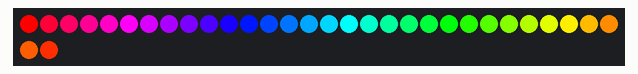
The sketch below on a simulated Arduino Uno, built with avr-gcc and run on an emulated ATmega328P. Shown: 32 RGB LEDs in strip order, left to right, continuing on the next row.

Above: at 0.15 s.
At 5.06 s:
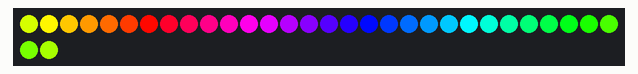
At 9.96 s:
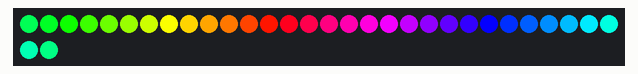
At 19.77 s:
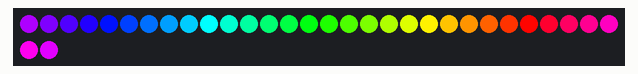
At 29.88 s:
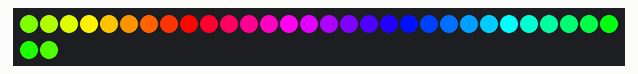
At 39.68 s:
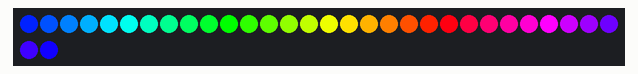

The sketch:

sketch.ino
```cpp
#include <PololuLedStrip.h>

// Tạo một đối tượng ledStrip và chỉ định chân dữ liệu số 12
PololuLedStrip<12> ledStrip;

// Cài đặt số lượng LED là 32
#define LED_COUNT 32
rgb_color colors[LED_COUNT];

void setup() {
  // Không cần thiết lập gì thêm trong hàm setup
}

// Hàm toán học chuyển đổi màu từ hệ HSV sang RGB
rgb_color hsvToRgb(uint16_t h, uint8_t s, uint8_t v) {
    uint8_t f = (h % 60) * 255 / 60;
    uint8_t p = (255 - s) * (uint16_t)v / 255;
    uint8_t q = (255 - f * (uint16_t)s / 255) * (uint16_t)v / 255;
    uint8_t t = (255 - (255 - f) * (uint16_t)s / 255) * (uint16_t)v / 255;
    uint8_t r = 0, g = 0, b = 0;

    switch((h / 60) % 6){
        case 0: r = v; g = t; b = p; break;
        case 1: r = q; g = v; b = p; break;
        case 2: r = p; g = v; b = t; break;
        case 3: r = p; g = q; b = v; break;
        case 4: r = t; g = p; b = v; break;
        case 5: r = v; g = p; b = q; break;
    }
    return (rgb_color) { r, g, b };
}

void loop() {
    // Cập nhật các màu sắc thay đổi liên tục theo thời gian
    uint16_t time = millis() >> 2;
    for (uint16_t i = 0; i < LED_COUNT; i++) {
        byte x = (time >> 2) - (i << 3);
        colors[i] = hsvToRgb((uint32_t)x * 359 / 256, 255, 255);
    }

    // Ghi các màu vào dải LED để phát sáng
    ledStrip.write(colors, LED_COUNT);
    delay(10);
}
```
